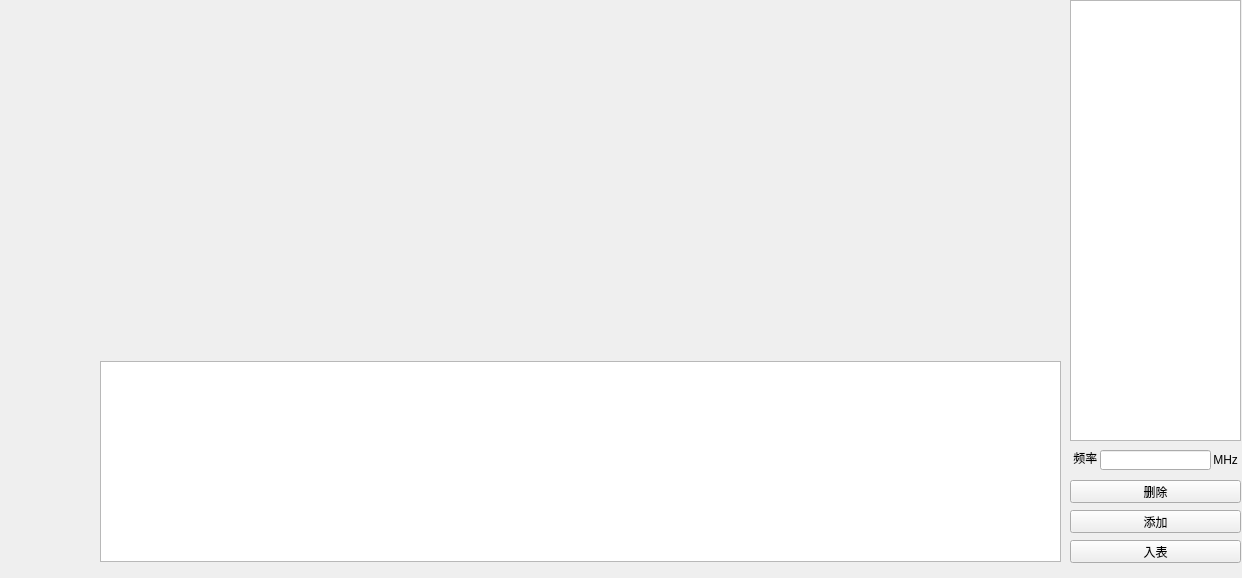
<?xml version="1.0" encoding="UTF-8"?>
<ui version="4.0">
 <class>FreqsetsWidget</class>
 <widget class="QWidget" name="FreqsetsWidget">
  <property name="geometry">
   <rect>
    <x>0</x>
    <y>0</y>
    <width>1242</width>
    <height>578</height>
   </rect>
  </property>
  <property name="windowTitle">
   <string>FreqsetsWidget</string>
  </property>
  <widget class="QLabel" name="label">
   <property name="geometry">
    <rect>
     <x>1210</x>
     <y>450</y>
     <width>31</width>
     <height>20</height>
    </rect>
   </property>
   <property name="text">
    <string> MHz</string>
   </property>
  </widget>
  <widget class="QPushButton" name="pushButton_Add">
   <property name="geometry">
    <rect>
     <x>1070</x>
     <y>510</y>
     <width>171</width>
     <height>23</height>
    </rect>
   </property>
   <property name="text">
    <string>添加</string>
   </property>
  </widget>
  <widget class="QLineEdit" name="lineEdit_Freq">
   <property name="geometry">
    <rect>
     <x>1100</x>
     <y>450</y>
     <width>111</width>
     <height>20</height>
    </rect>
   </property>
  </widget>
  <widget class="QPushButton" name="pushButton_Delete">
   <property name="geometry">
    <rect>
     <x>1070</x>
     <y>480</y>
     <width>171</width>
     <height>23</height>
    </rect>
   </property>
   <property name="text">
    <string>删除</string>
   </property>
  </widget>
  <widget class="QTableWidget" name="tableWidget_Freqset">
   <property name="geometry">
    <rect>
     <x>1070</x>
     <y>0</y>
     <width>171</width>
     <height>441</height>
    </rect>
   </property>
  </widget>
  <widget class="QLabel" name="label_2">
   <property name="geometry">
    <rect>
     <x>1070</x>
     <y>450</y>
     <width>31</width>
     <height>16</height>
    </rect>
   </property>
   <property name="text">
    <string> 频率</string>
   </property>
  </widget>
  <widget class="QTableWidget" name="tableWidget_AllFreq">
   <property name="geometry">
    <rect>
     <x>100</x>
     <y>361</y>
     <width>961</width>
     <height>201</height>
    </rect>
   </property>
  </widget>
  <widget class="QPushButton" name="pushButton_InTable">
   <property name="geometry">
    <rect>
     <x>1070</x>
     <y>540</y>
     <width>171</width>
     <height>23</height>
    </rect>
   </property>
   <property name="text">
    <string>入表</string>
   </property>
  </widget>
 </widget>
 <layoutdefault spacing="6" margin="11"/>
 <resources/>
 <connections/>
</ui>
